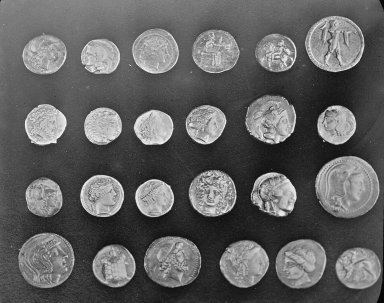
#> input picture skimage.data.coins(), 384 x 303 px
$ jupyter execute --allow-errors 09-numpy.ipynb   (shell and % lines are left out)
#> lines starting #> are read from the running program, lines starting #| are printed output that depends on the picture
## Repetition, what is python, what are modules and why do you need to know that

Python is so widely used because it is so flexible. Pretty much for any task you have there is a specialized "Toolbox" that makes you work simplier. These "Toolboxes" are called Modules. You have used this already.

When we import things we actually plug in new modules into Python. For data science one of the key libraries is numpy.

<div>

</div>

Most Modules/Libraries contain many of these these objects and we can choose to load one or all. They also contain functions that do things (which are also objects in a sense).

<div>

</div>

What are objects? Objects are "boxes" That contain things. E.g. Data or functions or instructions what and how you can use them.

<div>

</div>

These functions are hidden in each object and can be accessed with the "dot"

<div>

</div>

Why so complicated? Try:

<div>

</div>

# Data Science

## Data types

[cell 1]
import matplotlib.pyplot as plt
import numpy as np
from scipy import misc,ndimage  # a library with useful stuff
from PIL import Image  # tool to open and convert images
import skimage
import os  # tool to handle file operations


# We use pooch to import external data files from our Github repo
from pooch import retrieve
repo = "https://raw.githubusercontent.com/luchem/KEMM30/master/"

[cell 2]
types = [
    float(0.94545),
    int(3),
    str("hello world"),
    bool(True),
    1.0e4,
]  # this is a list of data types

for i in types:  # and now we loop through the contents of this list
    print(type(i), i, f'I am in a string and show: "{i}"')

## Collecting data, what have we learned?

* Lists = rectangular brackets [], think append and sort
* Tupels = round brackets (), think order matters, in and out of functions
* dictionaries = wavy brackets {}, think data with keywords = cookbook, filenames, Lookup tables

## Manipulating data of the same kind: vectors/matrixes/images

Classically we collect large amount of the same data. and we could store it in a list of lists. Let me show you with an image as if it would be constructed from a list of lists

[cell 3]
def make_smiley_list():
    """Make a smiley face as a list of lists"""
    return [
        [0, 0, 0, 0, 0, 0, 0],
        [0, 0, 0, 0, 0, 0, 0],
        [0, 0, 1, 0, 1, 0, 0],
        [0, 0, 0, 0, 0, 0, 0],
        [0, 1, 0, 0, 0, 1, 0],
        [0, 0, 1, 0, 1, 0, 0],
        [0, 0, 0, 1, 0, 0, 0],
        [0, 0, 0, 0, 0, 0, 0],
        [0, 0, 0, 0, 0, 0, 0],
    ]


print(make_smiley_list())

## Let me show you the matrix as an image.
An image can effectively be presented as a matrix. A grescale image as a single matrix with the darkness as value. An colour image is typically represented as 3 matrices, one for each colour. The image library PIL uses numpy matrices to represent images. We use it to show the matrices.

[cell 4]
plt.imshow(make_smiley_list(), cmap="gray", vmin=0, vmax=1)
plt.axis("off");
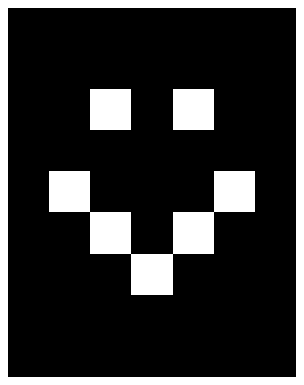
#> figure drawn by matplotlib, 1 panel

if we now wanted to do somehting as simple as multiplying each entry with 255 to get a proper gray image we would need to loop over each entry, which you hopefully will agree is somewhat tedious.

[cell 5]
smiley = make_smiley_list()  # make a list-of-lists smiley

for row in range(0, 9, 1):
    print(f"row = {row}")
    for col in range(0, 7, 1):
        print(f"column = {col}")
        if smiley[row][col] == 1:
            smiley[row][col] = smiley[row][col] * 255
        else:
            smiley[row][col] = 128

print(smiley)
plt.imshow(smiley, cmap="gray", vmin=0, vmax=255)
plt.axis("off");

# Numpy

entering Numpy, the defacto standard library for data manipulation. There are many additional tools for data-handling. But most use numpy as a standard. We can of course convert our list of lists into an array and then perform calculations on it.

Two ways to import numpy are common. either directly with **import numpy** after which you will need to write numpy.sin for the sinus function. Or using **import numpy as np** after which we can use np.sin, which is more common

[cell 6]
smiley_list = make_smiley_list()
smiley = np.array(smiley_list)  # convert the list_of lists into an array

print(smiley)
print(type(smiley))

Now we can perform calculations on the array as a whole

[cell 7]
smiley = smiley * 128  # each entry is multiplied by 122
smiley += 128  # simplified version to add to each element 128

plt.imshow(smiley, cmap="gray", vmin=0, vmax=255)
plt.axis("off")

[cell 8]
def make_smiley():
    """Make smiley as a 2D numpy array"""
    face = np.zeros((9, 7))
    for a in [(2, 2), (2, 4), (4, 1), (4, -2), (5, 2), (5, -3), (6, 3)]:
        face[a] = 128
    face += 128
    return face

## Statistics

the object "array" contains a whole bunch of usefull operations that can be found with the "dot"
among them are many statistical tools. All of which can be used for either in all axis (dimensions) or for a single axis

[cell 9]
smiley = make_smiley()
print(f"arrayen min() is {smiley.min():.1f}")
print(f"arrayen max() is {smiley.max():.1f}")
print(f"arrayen mean() is {smiley.mean():.2f}")
print(f"the mean for each row is {smiley.mean(axis=0)}")

We will talk more about statistical calculations later

# Creation Data and doing standard calculations
one of the most important features of numpy is that one can perform calculations for one "variable" that is in reality a long vector with many numbers very efficiently. Very often  one starts with creating a vector with numbers and then performs calculations with it.

[cell 10]
x = np.arange(0, 2, 0.00001) # create an x-vector with fine steps
np.sin(2 * np.pi * x)  # now we calculate the sinus for each of these values.

See the Wall time? this is the time the calculation of 200000 sinus functions took. So even large numbers can be very efficient and fast. As can be the preparation of plots.

[cell 11]
y = np.sin(2 * np.pi * x)
plt.plot(x, y)
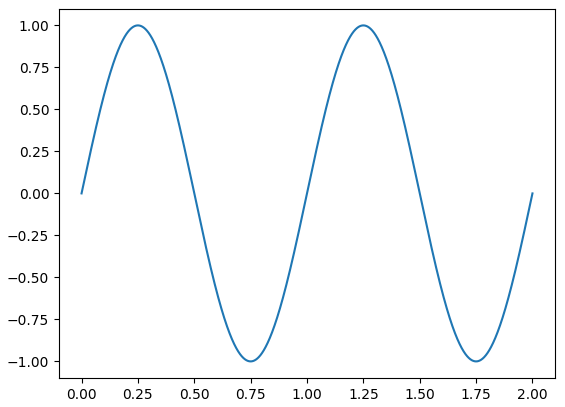
#> figure drawn by matplotlib, 1 panel; curve peaks at x = 0.25, y = 1

There are many functions that create types of data. As numpy is created to be efficient in as many dimensions as you like, you can also create data in many dimensions.

In this course we will restrain ourselfs to two dimensions, but all the code can also be used in 3 or more dimensions, if e.g. the movement of a particle in space and time is of interest. Some of the useful creating functions are:

* `np.zeros((3,3))`             # creates 3x3 array with zeroes
* `np.zeros_like(other_matrix) `# creates and empty matrix in the same shape as 'other_matrix'
* `np.ones(3)`                  # creates 3x0 array with ones
* `np.arange(0,1,0.1))`         # creates evenly spaced array (maybe the most used function)
* `np.linspace(1,10,5))`        # creates array with a fixed number of evenly spaced entries (here 5)
* `np.logspace(1,3,5))`         # creates array with a fixed number of logaritmically spaced entries

## important additional error check

when working with arrays the maybe most common error will be problems with the shape and the dimension of an array. So an imporant test is to check both the shape and the dimensions.

[cell 12]
print("the shape of x is", x.shape)
print("the shape of y is", y.shape)
# that this array has only one dimension (its a vector)

## Task

Create an x-vector from  -3 to 3 with 0.01 steps

then create the y values of a bell curve: $g(x)=\frac{1}{\sigma\sqrt{2\pi}} e^{-\frac{1}{2}((x-\mu)/\sigma)^2}$
with $\mu$=0.2 and $\sigma$=1

and plot it using **plt.plot(x,y)**

[cell 13]
# arrays can be re-shaped as long as all values are used
x2 = x.reshape(100, 2000)  # rows, columns
print("after reshaping of x the shape of x2 is", x2.shape)

# the -1 stands for all the rest, the second means use one dimension, so one column
x2 = x.reshape(-1, 1)
print("after reshaping of x the shape of x2 is", x2.shape)
# note that this array has now two dimensions and is a matrix

There are other ways to create different matrixes that we will not discuss further. The name usually will give you a hint what they do.
* `np.vstack`
* `np.hstack`
* `np.concatenate`
* `np.tile`

## Task

use one of these to stack x and y together into a single array and then use the function

**np.savetxt** write this matrix to a file, use 2 digits after the comma and a `;` between the numbers. Give the file a recognizable name.

# Data Selection: Slicing

In data science we often work with a selection of data. This means that we want to use one of two ways of selecting data
* Either we want to select which columns or rows of the data we are using - index based selection
* more often we want to select the portion of data that is "good" so the one where the values are above or below a certain threshold. For this use boolean based indexing.

## Index based selection

Synthax 1-dim:

* `a[i]` for single cell
* `a[i:j]` for range
* `a[i:]` from i to end
* `a[:i]` from beginning to (excl.) i
* `a[:-1]` from beginnnig until (excl.) last

### Examples

[cell 14]
x = range(15)
print(f"x = range(15) is {list(x)}")
print(f"x[2]   is {x[2]}")
print(f"x[:]   is {x[:]}")
print(f"x[:2]  is {x[:2]}")
print(f"x[2:]  is {x[2:]}")
print(f"x[2:6] is {x[2:6]}")
print(f"x[:-1] is {x[:-1]}")
print(f"x[:-2] is {x[:-2]}")

* Syntax 2-dim: `a[i:j,k:h]` ($i$-$j$ row selection, $k$-$h$ col selection)
* Syntax 3-dim: `a[i:j,k:h,l:m]`

### Examples

[cell 15]
y = np.reshape(np.arange(20), [4, 5])
print(f"y[:,:] is:\n{y[:,:]}\n")
print(f"y[2,:] is:\n{y[2,:]}\n")
print(f"y[:,2] is:\n{y[:,2]}\n")
print(f"y[2,2] is:\n{y[2,2]}\n")
print(f"y[:1,:] is:\n{y[:1,:]}\n")
print(f"y[:-1,:] is:\n{y[:-1,:]}\n")
print(f"y[:,1:] is:\n{y[:,1:]}\n")
print(f"y[:,:2] is:\n{y[:,:2]}\n")
print(f"y[:,:-2] is:\n{y[:,:-2]}\n")
print(f"y[1:3,2:4] is:\n{y[1:3,2:4]}")
print(f"y[::2,:] is \n{y[::2,:]}")

### Task:
create new array for each case and use a single! index based slices to create the following images:

[cell 16]
smiley = make_smiley()
plt.imshow(smiley[:, :], cmap="gray", vmin=0, vmax=255)
plt.axis("off")

_every second column_ or _rotate and slice_

## Value based slicing

We can select elements based on (multiple) logical operations:

[cell 17]
smiley = make_smiley()
smiley > 130 # select elements w. values larger than 130

[cell 18]
fig, ax = plt.subplots(1, 2)  # we learn that next

smiley = make_smiley()
ax[0].imshow(smiley, cmap="gray", vmin=0, vmax=255)
ax[0].set_title("before change")

# Now we select these specific values and change them
smiley[smiley > 130] = 0

ax[1].imshow(smiley, cmap="gray", vmin=0, vmax=255)
ax[1].set_title("after change")
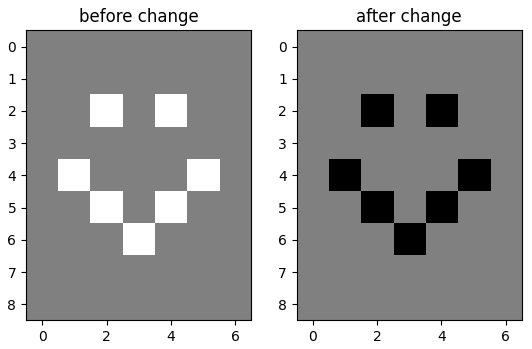
#> figure drawn by matplotlib, 2 panels

use two operations to create this for this:

Three operations for this

# Lets do two real task to finish this part.

in Task 1 we slice and extract the separation of two peak in a 2d chromatography in task two we check what is the charge along a genetic sequence

* We download the data
* We load a real image from disk using a special image library,  here we use PIL
* We use PIL to convert to grayscale and make a simple array out of the data. <br> The latter step makes it easier to handle, but we could perform all of the steps on an image too.

#> (a cell that did not finish here is left out)

Many analysis techniques collect grey scale images. But an image is also nothing else as the representation of two independently conducted measurements. A nice example is two-dimensional liquid chromatography as often used in Analytic chemistry. This image (from Sun, Mingzhe , PhD Thesis LU2019) illustrates this method.

After each run a number of substances are not well separated. So can e.g. method 1 (x-axis) not separate the black, yellow and green signatures, while the second method (axis 2) can not separate blue and yellow peak. In this sketch the two methods are very nicely "othogonal" meaning that e.g. the green, yellow and black features are perfectly aligned, in general this is of course not assumed. Plotting the two methods in a 2d image as shown here allows a visible inspection of  the two analysis runs and one can "see" the different compounds. But how do we quantitatively extract e.g. what fraction of each compound is in the mixture we need to extract the information from the image.

## Task

* plot the isolated intensity profile of these features.
* maximize and invert the contrast of these features by
    * substracting the minimum
    * then dividing by the maximum
    * then invert the intensity by caluclating 1-arrayen
* rotate the image by 90 degree, here you can use the transpose function
* take the average in the right direction using the "mean" function and plot it with `plt.plot()`. This should show two clear peaks.
* While you would normally fit a shape to the measured signatures a good approximation of the ratio of the peaks is the sum under the features (use the sum function on a slice of the image).
* compare against the integration of the peak gained from np.trapezoid over the same slices

Once we have learned plotting we will look more on the statistical tools in numpy.

# Handling sequences Series

The numpy module allows for the very efficient handling of large sets of sequences.
While there are specific Methods in the Biopython module to read and handle sequences, I offer here two ways to load the sequences into the array 'record'. The sequence in File `DP00610.fasta` is from https://disprot.org/DP00610.

[cell 20]
import os
#> (the rest of this cell did not finish here and is left out)

#> (a cell that did not finish here is left out)

#> (a cell that did not finish here is left out)

## Task

use:
* `np.zeros_like(record,dtype='float') ` To create a vector with zeros that has the same shape as the record.
* Then replace the zeros at the positions where there are the two charged aminoacids "E" and "D" with `1`
* then use the Savitzki golay filter to make an efficient floating average of the array `indicator` which contains your filtered data
  `from scipy.signal import savgol_filter`
   `indicator = savgol_filter(
        indicator,
        window_length=15,
        polyorder=1,
        mode="interp",
    )`
  the Mode 'interp' mean to interpolate at the corners (the first and last data)
  What does polyorder do?
* Finally use `plt.plot(indicator)` to inspect your data. Typically regions that have more than 0.5 are considered "charged" and are an indication for problems in the extraction process

# Advanced

### Advanced slicing

This one you can create in many different ways:
Using `np.tile`, using `np.concatenate` or `np.hstack`, using ravel or some clever looping.

### Image work:

As you might have guess, images are nothing but matrices of grey values.
As an example lets load a picture available in the skimage library

[cell 23]
coins=skimage.data.coins()
#> coins is the input picture: shape (303, 384); min 1, max 252, mean 96.9

plt.imshow(coins, cmap="gray", vmin=0, vmax=255)
plt.axis("off");

and we can manipulate them with simple matrix operations:

[cell 24]
def contrast(image, gamma=1, lightness=0):
    """Change contract of image using matrix operations"""
#> called with gamma = 1, lightness = 0
    image = image.copy()
    image = image * gamma
    image = image + lightness
    image.clip(min=0, max=255, out=image)
    return np.array(image, dtype="int")

[cell 25]
fig, (ax1, ax2, ax3) = plt.subplots(
    1, 3, figsize=(16, 4)
)  # since we want to compare multiple images we use the subplots to create multiple axis within a single image and them plot into each axis one of the images
ax1.imshow(
    contrast(coins, lightness=0, gamma=1), cmap="gray", vmin=0, vmax=255
)  # use the contrast function to calculate something ont he image
ax2.imshow(contrast(coins, lightness=-30, gamma=1), cmap="gray", vmin=0, vmax=255)
#> call 2 of contrast, with gamma = 1, lightness = -30
#> in contrast (call 2), `image.clip(min=0, max=255, out=image)`: image: shape (303, 384) int16; min 0, max 222, mean 67.1
#> in contrast (call 2), `return np.array(image, dtype="int")`:
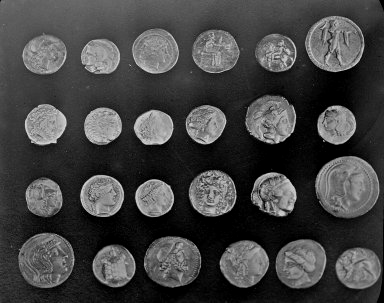
#> returned value: shape (303, 384) int64; min 0, max 222, mean 67.1
ax3.imshow(contrast(coins, lightness=0, gamma=1.3), cmap="gray", vmin=0, vmax=255)
#> call 3 of contrast, with gamma = 1.3, lightness = 0
#> in contrast (call 3), `image.clip(min=0, max=255, out=image)`:
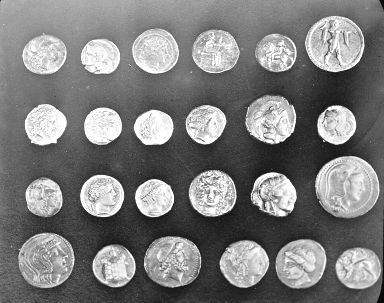
#> image: shape (303, 384) float64; min 1.3, max 255, mean 125.3
ax1.axis("off")
ax2.axis("off"), ax3.axis("off");

a usefull things for any image work (or a lot of other process like spectroscopy ;o) are histograms
In Histograms the contents of an matrix/vector or something are classified and put in a bin. So we say we have xxx many pixel with yyy intensity. The function np.histograms returns the bin edges (beginning end of each bin) with (bins[:-1]+bins[1:])/2 we calculate the center of each bin.

[cell 26]
fig, (ax1, ax2, ax3) = plt.subplots(1, 3, figsize=(16, 4))
intensity, bins = np.histogram(contrast(coins, lightness=0, gamma=1).ravel(), bins=range(0, 255))
#> intensity = 254 values, max 1264 at index 36, min 0 at index 0, mean 458.1; bins = 255 values from 0 to 254
ax1.plot((bins[:-1] + bins[1:]) / 2, intensity, "*")
intensity, bins = np.histogram(contrast(coins, lightness=-100, gamma=1).ravel(), bins=range(0, 255))
#> in contrast (call 5), `image.clip(min=0, max=255, out=image)`:
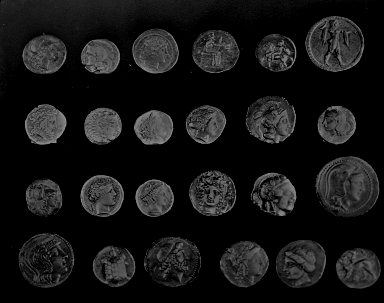
#> image: shape (303, 384) int16; min 0, max 152, mean 21.3
#> intensity = 254 values, max 67488 at index 0, min 0 at index 146, mean 458.1
ax2.plot((bins[:-1] + bins[1:]) / 2, intensity, "*")
ax2.set_ylim(0, 6000)
intensity, bins = np.histogram(contrast(coins, lightness=0, gamma=1.3).ravel(), bins=range(0, 255))
#> intensity = 254 values, max 1264 at index 46, min 0 at index 0, mean 441.5
ax3.plot((bins[:-1] + bins[1:]) / 2, intensity, "*")
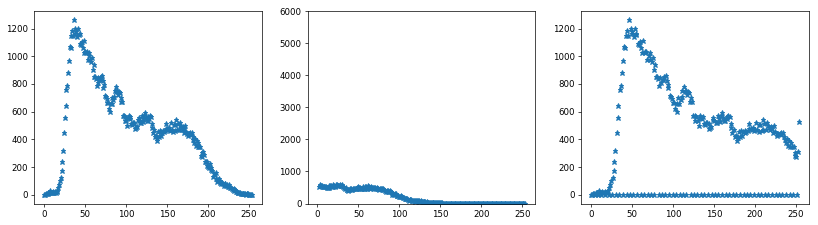
#> figure drawn by matplotlib, 3 panels; panel 1: curve peaks at x = 36.5, y = 1264; panel 2: curve peaks at x = 0.5, y = 67488; panel 3: curve peaks at x = 46.5, y = 1264

Cool thing all image manipulations you find in tools like Photoshop are nothing else but fancy matrix operations.
Here we use convolve to convolute a smaller matrix with a bigger.

[cell 27]
coins = skimage.data.coins()


edge_detection = np.ones((3, 3)) * -1
edge_detection[1, 1] = 8
sharpen = np.array([[0, -1, 0], [-1, 5, -1], [0, -1, 0]])
gauss_blur = np.array(
    [
        [1, 4, 6, 4, 1],
        [4, 16, 24, 16, 4],
        [6, 24, 36, 24, 6],
        [4, 16, 24, 16, 4],
        [1, 4, 6, 4, 1],
    ]
) * (1 / 256.0)

coins1 = ndimage.convolve(coins, edge_detection, mode="constant", cval=0)
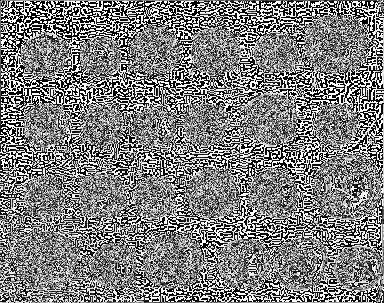
#> coins1: shape (303, 384); min 0, max 255, mean 126.4
coins2 = ndimage.convolve(coins, sharpen, mode="constant", cval=0)
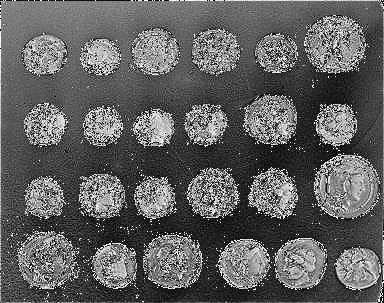
#> coins2: shape (303, 384); min 0, max 255, mean 96.3
coins3 = ndimage.convolve(coins, gauss_blur, mode="constant", cval=0)
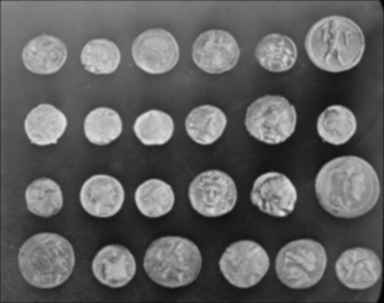
#> coins3: shape (303, 384); min 3, max 227, mean 96

fig, ax = plt.subplots(1, 4, figsize=(16, 8))
ax[0].imshow(coins1, cmap="gray", vmin=0, vmax=255)
ax[0].set_title("edge_detection")
ax[1].imshow(coins2, cmap="gray", vmin=0, vmax=255)
ax[1].set_title("sharpen")
ax[2].imshow(coins, cmap="gray", vmin=0, vmax=255)
ax[2].set_title("original")
ax[3].imshow(coins3, cmap="gray", vmin=0, vmax=255)
ax[3].set_title("blurr")
[ax[i].axis("off") for i in range(4)]
